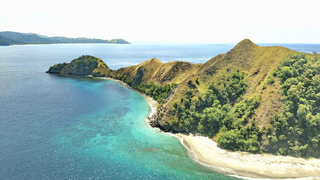
#> input picture TugasKelompok_PCD/gambar.png, 320 x 180 px
$ python FilterUnsharpMasking.py
#> lines starting #> are read from the running program, lines starting #| are printed output that depends on the picture
import cv2
import numpy as np

# Membaca citra
img = cv2.imread('gambar.png')
#> img is the input picture: shape (180, 320, 3); mean B, G, R 168.8, 179.1, 158.5

# Menerapkan filter Gaussian blur
blur = cv2.GaussianBlur(img, (5, 5), 0)
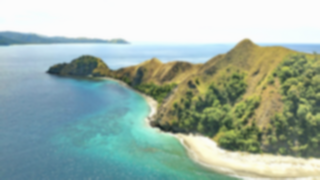
#> blur: shape (180, 320, 3); mean B, G, R 168.8, 179.1, 158.5

# Menghitung perbedaan citra dengan filter Gaussian blur
diff = cv2.subtract(img, blur)
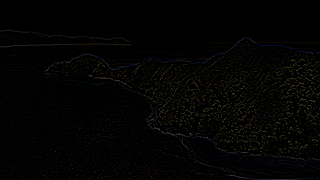
#> diff: shape (180, 320, 3); mean B, G, R 2.5, 3.2, 3.5

# Menambahkan citra asli dengan hasil perbedaan yang telah dilipatgandakan
unsharp_mask = cv2.addWeighted(img, 1.5, diff, 0.5, 0)
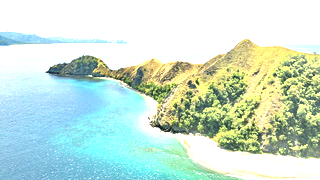
#> unsharp_mask: shape (180, 320, 3); mean B, G, R 211.7, 226.2, 201

# Menampilkan hasil
cv2.imshow('Unsharp Masking Filter', unsharp_mask)
cv2.waitKey(0)
cv2.destroyAllWindows()
